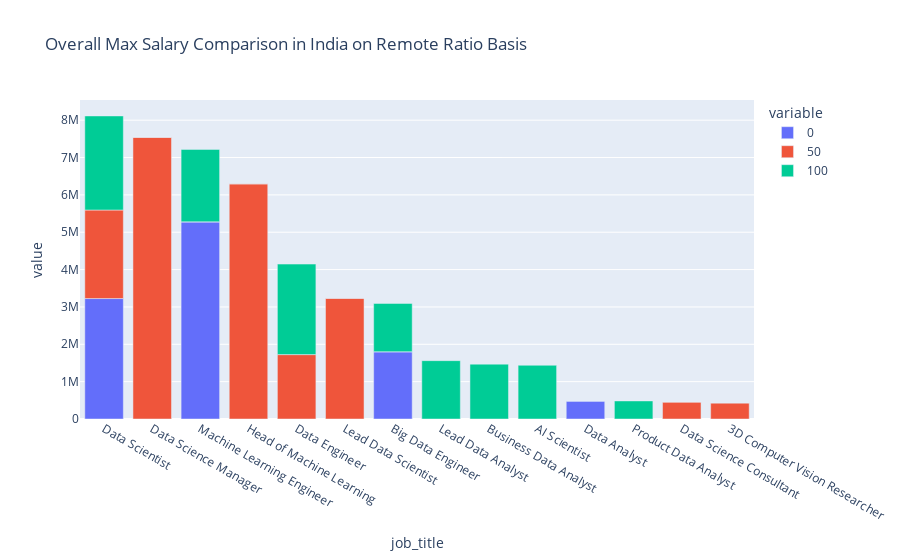

Source (notebook cell):
### Code cell
#lets plot a stacked bargraph to illustrate this
sal_comp2=sal_comp2.reset_index()
fig=px.bar(sal_comp2,x='job_title',y=[0,50,100],title="Overall Max Salary Comparison in India on Remote Ratio Basis")
fig.update_layout(xaxis={'categoryorder':'total descending'})
fig.show()

### Figure 1 — Plotly figure (JSON) as saved in the notebook; plotly's stock layout.template omitted (floating-point values rounded to 4 significant figures)
{"data": [{"alignmentgroup": "True", "hovertemplate": "variable=0<br>job_title=%{x}<br>value=%{y}<extra></extra>", "legendgroup": "0", "marker": {"color": "#636efa", "pattern": {"shape": ""}}, "name": "0", "offsetgroup": "0", "orientation": "v", "showlegend": true, "textposition": "auto", "type": "bar", "x": ["3D Computer Vision Researcher", "AI Scientist", "Big Data Engineer", "Business Data Analyst", "Data Analyst", "Data Engineer", "Data Science Consultant", "Data Science Manager", "Data Scientist", "Head of Machine Learning", "Lead Data Analyst", "Lead Data Scientist", "Machine Learning Engineer", "Product Data Analyst"], "xaxis": "x", "y": [0, 0, 1801000.0, 0, 483700.0, 0, 0, 0, 3225000.0, 0, 0, 0, 5279000.0, 0], "yaxis": "y"}, {"alignmentgroup": "True", "hovertemplate": "variable=50<br>job_title=%{x}<br>value=%{y}<extra></extra>", "legendgroup": "50", "marker": {"color": "#EF553B", "pattern": {"shape": ""}}, "name": "50", "offsetgroup": "50", "orientation": "v", "showlegend": true, "textposition": "auto", "type": "bar", "x": ["3D Computer Vision Researcher", "AI Scientist", "Big Data Engineer", "Business Data Analyst", "Data Analyst", "Data Engineer", "Data Science Consultant", "Data Science Manager", "Data Scientist", "Head of Machine Learning", "Lead Data Analyst", "Lead Data Scientist", "Machine Learning Engineer", "Product Data Analyst"], "xaxis": "x", "y": [430900.0, 0, 0, 0, 0, 1724000.0, 454600.0, 7541000.0, 2370000.0, 6296000.0, 0, 3232000.0, 0, 0], "yaxis": "y"}, {"alignmentgroup": "True", "hovertemplate": "variable=100<br>job_title=%{x}<br>value=%{y}<extra></extra>", "legendgroup": "100", "marker": {"color": "#00cc96", "pattern": {"shape": ""}}, "name": "100", "offsetgroup": "100", "orientation": "v", "showlegend": true, "textposition": "auto", "type": "bar", "x": ["3D Computer Vision Researcher", "AI Scientist", "Big Data Engineer", "Business Data Analyst", "Data Analyst", "Data Engineer", "Data Science Consultant", "Data Science Manager", "Data Scientist", "Head of Machine Learning", "Lead Data Analyst", "Lead Data Scientist", "Machine Learning Engineer", "Product Data Analyst"], "xaxis": "x", "y": [0, 1438000.0, 1293000.0, 1469000.0, 0, 2424000.0, 0, 0, 2518000.0, 0, 1562000.0, 0, 1939000.0, 483700.0], "yaxis": "y"}], "layout": {"barmode": "relative", "legend": {"title": {"text": "variable"}, "tracegroupgap": 0}, "title": {"text": "Overall Max Salary Comparison in India on Remote Ratio Basis"}, "xaxis": {"anchor": "y", "categoryorder": "total descending", "domain": [0, 1], "title": {"text": "job_title"}}, "yaxis": {"anchor": "x", "domain": [0, 1], "title": {"text": "value"}}}}
